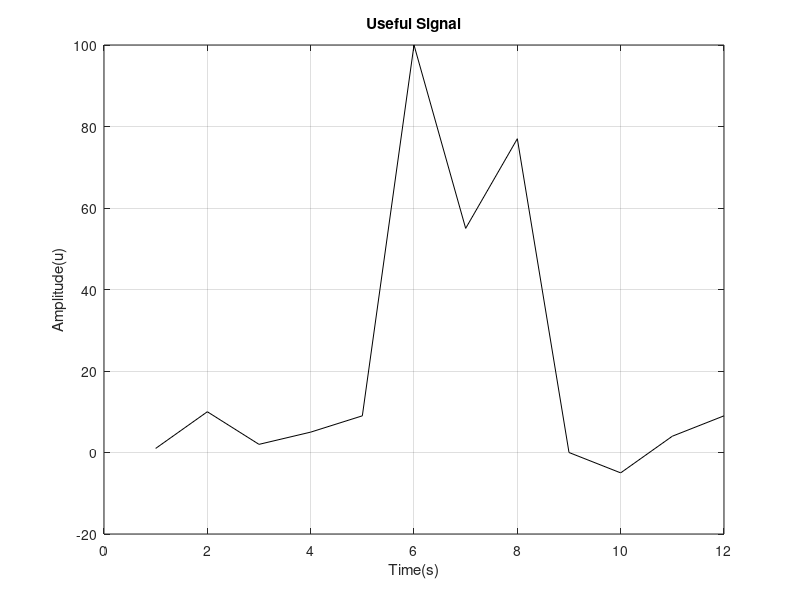

Reproduce this figure in MATLAB.
%{function [Cum_conv] = func_conv(u, v)
%    m = length(u);
%    n = length(v);
%
%    for k = 1:n
%        F = 0;
%        for j = max(1, k + 1 - n):min(k, m)
%            F = F + u(j) * v(k + 1 - j);
%        end
%        Cum_conv(k) = F / min(k, m);
%    end
%end
%}

%Test Code
input_array = [1 10 2 5 9 100 55 77 0 -5 4 9];
idxA = [1 2 3 4 5 6 7 8 9 10 11 12];

%figure(1);
plot(idxA, input_array, 'k');
title('Useful Signal');
xlabel('Time(s)');
ylabel('Amplitude(u)');
grid on;

